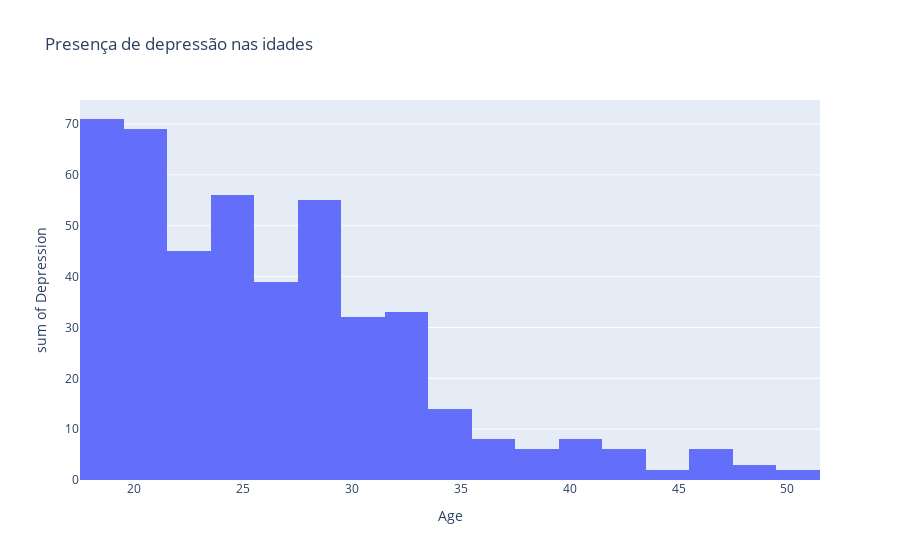

Notebook cell for this chart:
### Markdown cell above
No gráfico acima podemos observar que a média das pessoas que possuem hábitos alimentares saudáveis ou moderados relatam não ter depressão, enquanto pessoas que relataram ter habitos alimentares não saudáveis afirmaram ter depressão, o que indica que a boa alimentação tem uma ligação direta com a prevensão da depressão

### Code cell
px.histogram(df, x="Age", y="Depression", title="Presença de depressão nas idades")

### Figure 1 — Plotly figure (JSON) as saved in the notebook; plotly's stock layout.template omitted (floating-point values rounded to 4 significant figures; data arrays with more than 128 entries replaced by an {"elided": "..."} marker saying what was removed)
{"data": [{"alignmentgroup": "True", "bingroup": "x", "histfunc": "sum", "hovertemplate": "Age=%{x}<br>sum of Depression=%{y}<extra></extra>", "legendgroup": "", "marker": {"color": "#636efa", "pattern": {"shape": ""}}, "name": "", "offsetgroup": "", "orientation": "v", "showlegend": false, "type": "histogram", "x": {"elided": "2556 int values"}, "xaxis": "x", "y": {"elided": "2556 int values"}, "yaxis": "y"}], "layout": {"barmode": "relative", "legend": {"tracegroupgap": 0}, "title": {"text": "Presença de depressão nas idades"}, "xaxis": {"anchor": "y", "domain": [0, 1], "title": {"text": "Age"}}, "yaxis": {"anchor": "x", "domain": [0, 1], "title": {"text": "sum of Depression"}}}}
